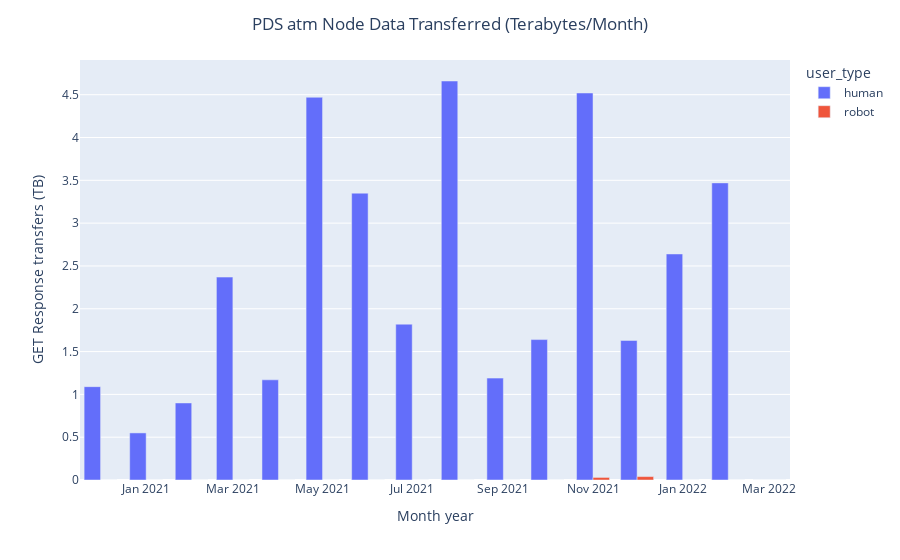

Notebook source saved alongside this figure:
### Code cell
barplot_node('atm')

### Figure 1 — Plotly figure (JSON) as saved in the notebook; plotly's stock layout.template omitted (floating-point values rounded to 4 significant figures)
{"data": [{"alignmentgroup": "True", "hovertemplate": "user_type=human<br>month_yr=%{x}<br>data_transmit_tb=%{y}<extra></extra>", "legendgroup": "human", "marker": {"color": "#636efa", "pattern": {"shape": ""}}, "name": "human", "offsetgroup": "human", "orientation": "v", "showlegend": true, "textposition": "auto", "type": "bar", "x": ["2020-12-01T00:00:00", "2021-01-01T00:00:00", "2021-02-01T00:00:00", "2021-03-01T00:00:00", "2021-04-01T00:00:00", "2021-05-01T00:00:00", "2021-06-01T00:00:00", "2021-07-01T00:00:00", "2021-08-01T00:00:00", "2021-09-01T00:00:00", "2021-10-01T00:00:00", "2021-11-01T00:00:00", "2021-12-01T00:00:00", "2022-01-01T00:00:00", "2022-02-01T00:00:00", "2022-03-01T00:00:00"], "xaxis": "x", "y": [1.09, 0.55, 0.9, 2.37, 1.17, 4.47, 3.35, 1.82, 4.66, 1.19, 1.64, 4.52, 1.63, 2.64, 3.47, 0], "yaxis": "y"}, {"alignmentgroup": "True", "hovertemplate": "user_type=robot<br>month_yr=%{x}<br>data_transmit_tb=%{y}<extra></extra>", "legendgroup": "robot", "marker": {"color": "#EF553B", "pattern": {"shape": ""}}, "name": "robot", "offsetgroup": "robot", "orientation": "v", "showlegend": true, "textposition": "auto", "type": "bar", "x": ["2020-12-01T00:00:00", "2021-01-01T00:00:00", "2021-02-01T00:00:00", "2021-03-01T00:00:00", "2021-04-01T00:00:00", "2021-05-01T00:00:00", "2021-06-01T00:00:00", "2021-07-01T00:00:00", "2021-08-01T00:00:00", "2021-09-01T00:00:00", "2021-10-01T00:00:00", "2021-11-01T00:00:00", "2021-12-01T00:00:00", "2022-01-01T00:00:00", "2022-02-01T00:00:00", "2022-03-01T00:00:00"], "xaxis": "x", "y": [0, 0, 0, 0, 0, 0, 0, 0, 0, 0, 0, 0.03, 0.04, 0, 0, 0], "yaxis": "y"}], "layout": {"autosize": true, "barmode": "group", "legend": {"title": {"text": "user_type"}, "tracegroupgap": 0}, "margin": {"t": 60}, "title": {"text": "PDS atm Node Data Transferred (Terabytes/Month)", "x": 0.5}, "xaxis": {"anchor": "y", "autorange": true, "domain": [0, 1], "range": ["2020-11-17", "2022-03-15"], "title": {"text": "Month year"}, "type": "date"}, "yaxis": {"anchor": "x", "autorange": true, "domain": [0, 1], "range": [0, 4.905], "title": {"text": "GET Response transfers (TB)"}, "type": "linear"}}}
